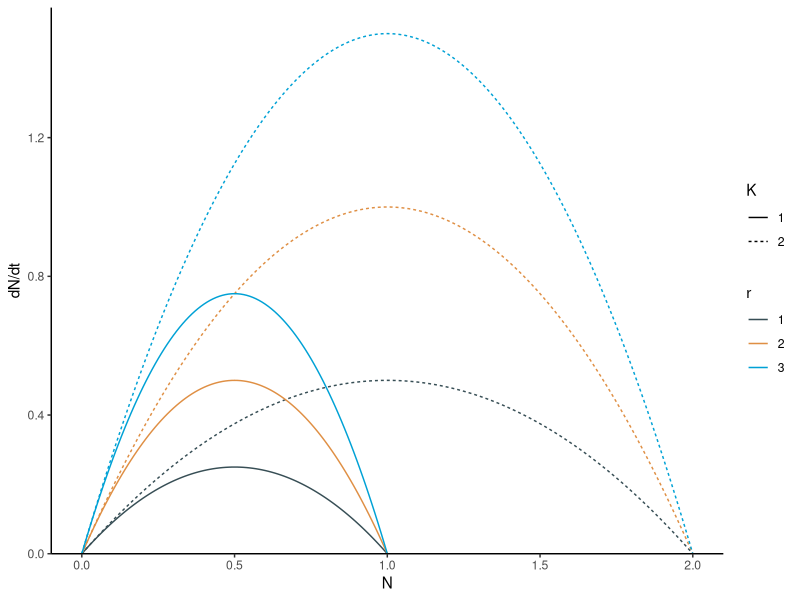
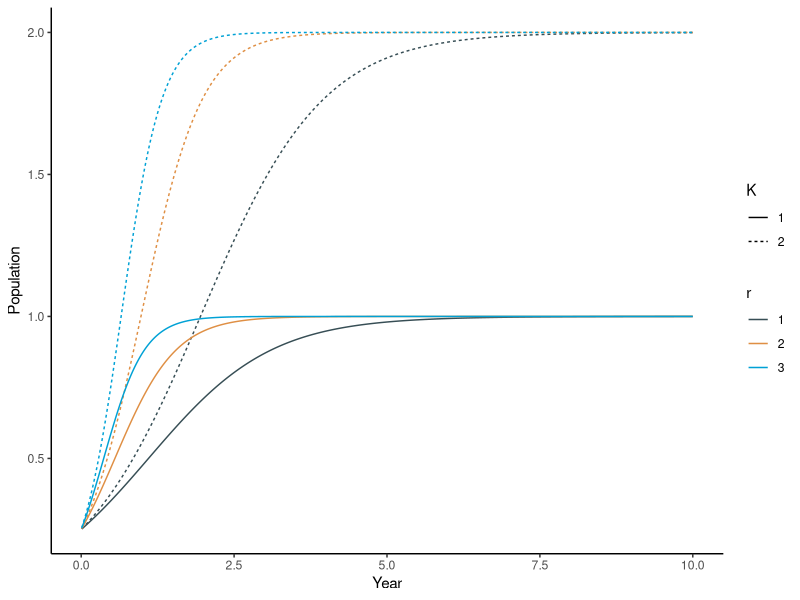
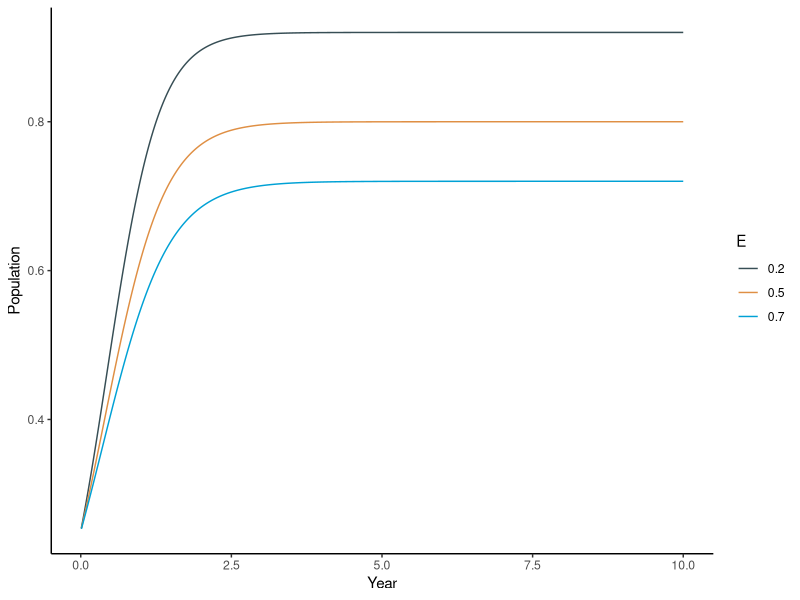
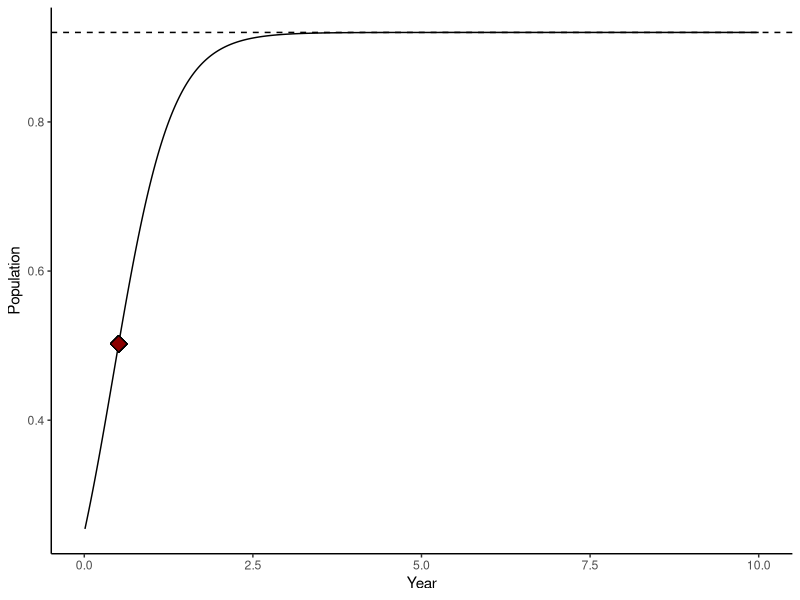
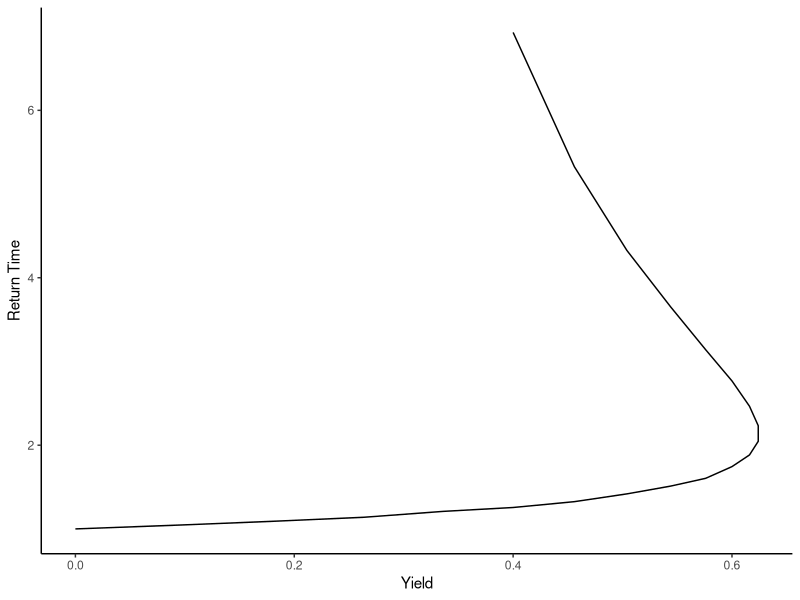
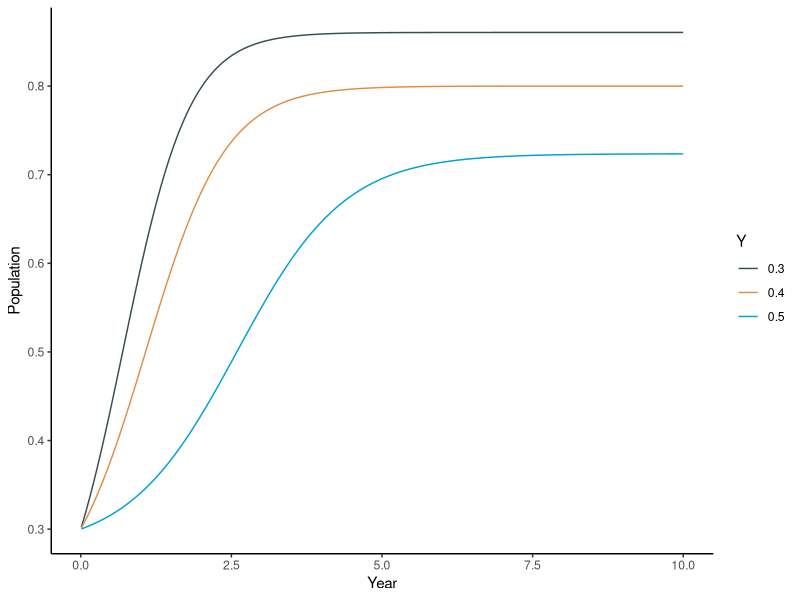
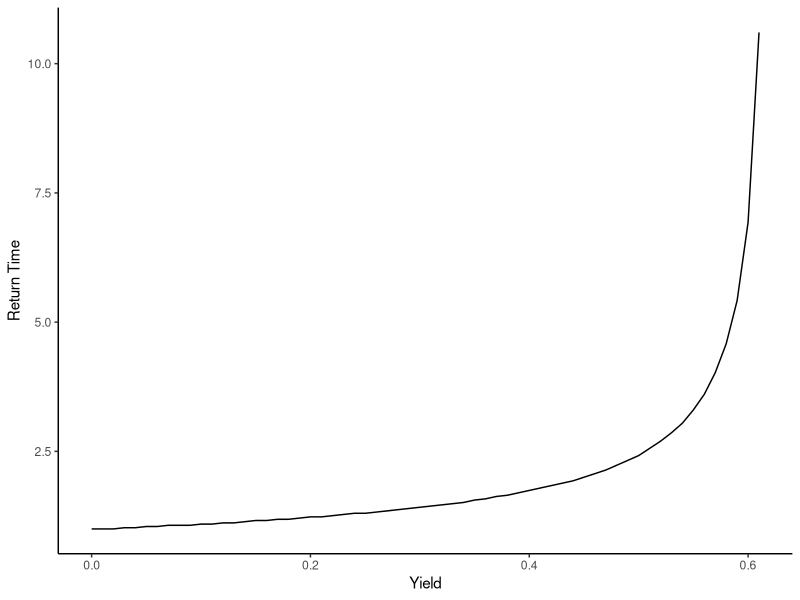
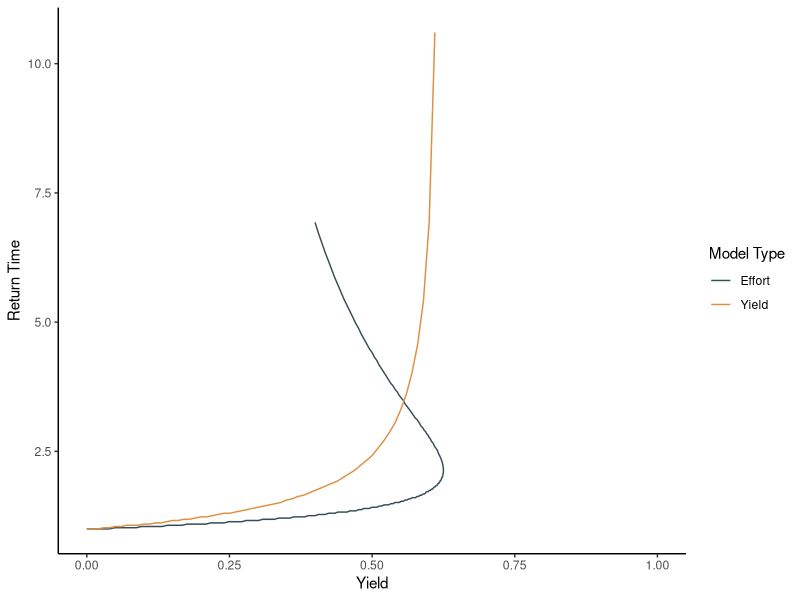

Here is the R script that generated these plots, in order:
## ---- chunk 1
knitr::opts_chunk$set(echo = TRUE)
library(bookdown)
## ---- chunk 2
#import packages
library(tidyverse) #for data wrangling
library(here) #for filepath management
library(ggsci) #for colors
library(scales) #for log axis breaks

#custom graphing theme
#including geoms to reduce repetition
theme <- list(
  theme_classic(),
  scale_color_jama(),
  scale_fill_jama(),
  theme(legend.position="right"),
  labs(x="Year",y="Population")
)

## ---- chunk 3
#function with some default parameters
dNdt_BM_logistic_CE <- function(N=0.25, r=2.5, K=1, E=0.5){
  
  #calculate dN_dt
  r * N * (1-(N/K))-(E*N)
  
}

## ---- chunk 4
#empty list to store results
result.list <- list()

#nested for loops
#range of r values
for (r in c(1,2,3)){
  
  #range of K values
  for (K in c(1,2)){
    
    for (N in seq(0,2,0.01)){
      
      
      #calculate dN/dt
      dN_dt <- dNdt_BM_logistic_CE(N=N, r=r, K=K, E=0)
      
      #dataframe to store results
      df <- data.frame(dN_dt=dN_dt, N=N, r=as.character(r), K=as.character(K))
      
      #store results 
      result.list <- append(result.list, list(df)) 
      
    } #N
  } #k
} #r

#compile results
result.df <- bind_rows(result.list) %>%
  filter(dN_dt>=0)

#plot
ggplot(result.df, aes(N, dN_dt, color=r, linetype=K))+
  theme+
  geom_line()+
  scale_y_continuous(expand=expansion(mult=c(0,0.05)))+
  labs(x="N", y="dN/dt")

## ---- chunk 5
#empty list to store results
result.list <- list()
#duration of iteration
dt <- 0.01

#nested for loops
#range of r values
for (r in c(1,2,3)){
  
  #range of K values
  for (K in c(1,2)){
    
    #reset N0
    N <- 0.25
    
    #iterate over 10 years (if dt is in units of years)
    for (t in c(1:(10/dt))){
      
      #calculate N
      N <- N + dt*dNdt_BM_logistic_CE(N=N, r=r, K=K, E=0)
      
      #dataframe to store results
      df <- data.frame(t=t*dt, N=N, r=as.character(r), K=as.character(K))
      
      #store results 
      result.list <- append(result.list, list(df)) 
       
    } #time
  } #k
} #r

#compile results
result.df <- bind_rows(result.list)

#plot
ggplot(result.df, aes(t, N, color=r, linetype=K))+
  theme+
  geom_line()

## ---- chunk 6
#make a function with some default parameters
f_sim_BM_logistic_CE <- function(N0=0.25, r=2.5, K=1, E=0.5, dt=0.01, duration=10){
  
  #empty list to store results
  result.v <- vector()
  
  #set initial population
  N <- N0
  
  #iterate
  for (t in c(1:(duration/dt))){
      
      #calculate N
      N <- N + dt*dNdt_BM_logistic_CE(N=N, r=r, K=K, E=E)
      
      #can't have a negative population!
      if (N<0){
        N <- 0
        }
      
      #dataframe to store results
      result.v <- c(result.v, N)
       
  }
  
  return(result.v)
}

result.list <- list()

for (E in c(0.2, 0.5, 0.7)){
  
  N.v <- f_sim_BM_logistic_CE(E=E)
  
  df <- data.frame(N = N.v,
                   E=as.character(E)) %>%
    mutate(t=row_number()*dt)
  
  result.list <- append(result.list, list(df)) 
  
}

result.df <- bind_rows(result.list)

#plot
ggplot(result.df, aes(t, N, color=E))+
  theme+
  geom_line()



## ---- chunk 7
#function to fine equilibroum population level
f_N_equil_E <- function(K=1,E=0.5,r=2.5){
  f_N_equil_E <- K * (1 - (E/r))
  
  #can't have a negative population!
  if (f_N_equil_E<0){
    f_N_equil_E <- 0
  }
  
  return(f_N_equil_E)
}

#function for single perturbation
return_time_CE <- function(dN=0.2, r=2.5, K=1, E=0.2){
  
  N_f_N_equil_E <- f_N_equil_E(K,E,r)
  N0 <- N_f_N_equil_E - dN
  v_N <- f_sim_BM_logistic_CE(N0=N0, r=r, K=K, E=E)
  
  #deal with the infinity issue
  #if the population has crashed, there is no return time
  if (v_N[1]>v_N[length(v_N)] | v_N[length(v_N)]==0){
    return_index <- NA
  } else {
    return_index <- min(which(abs(v_N - N_f_N_equil_E) < dN / exp(1)))
  }
  
  return(return_index) 
}

#plot of population over time
plot.df <- data.frame(N=f_sim_BM_logistic_CE(E=0.2)) %>%
  mutate(t=row_number()*dt)

#find return time
point <- c(return_time_CE(E=0.2)*dt,plot.df[return_time_CE(E=0.2),"N"])

#make the plot
ggplot(plot.df, aes(t, N))+
  theme+
  geom_line()+
  geom_point(x=point[1], y=point[2], shape=23, size=4, fill="darkred")+
  geom_hline(yintercept=f_N_equil_E(1,0.2,2.5), linetype="dashed")

## ---- chunk 8

#empty vectors to store results
rt.v <- vector()
yield.v <- vector()

#for loop
for (E in seq(0,2,0.1)){
  
  N_f_N_equil_E <- f_N_equil_E(E=E)
  rt <- return_time_CE(dN=0.1, E=E)*dt
  
  yield.v <- c(yield.v,N_f_N_equil_E*E)
  rt.v <- c(rt.v,rt)
}

result.df <- data.frame(rt=rt.v/rt.v[1], yield=yield.v)

ggplot(result.df, aes(yield,rt))+
  theme+
  geom_line(orientation = "y")+
  labs(x="Yield", y="Return Time")
  

## ---- chunk 9
#repeat everything for constant yield

#function for dN/dt
dNdt_BM_logistic_CY <- function(N=0.25, r=2.5, K=1, Y=0.1){
  
  #calculate dN_dt
  r * N * (1-(N/K))-Y
  
}

#logistic growth model
f_sim_BM_logistic_CY <- function(N0=0.25, r=2.5, K=1, Y=0.1, dt=0.01, duration=10){
  
  #empty list to store results
  result.v <- vector()
  
  #set initial population
  N <- N0
  
  #iterate
  for (t in c(1:(duration/dt))){
      
      #calculate N
      N <- N + dt*dNdt_BM_logistic_CY(N=N, r=r, K=K, Y=Y)
      
      #can't have a negative population!
      if (N<0){N <- 0}
      
      #dataframe to store results
      result.v <- c(result.v, N)
       
  }
  
  return(result.v)
}

#function to find equilibrium population level
f_N_equil_Y <- function(K=1,Y=0.1,r=2.5){
  
  #do this part separately to identify population crash
  intermediate <- 1-(4*Y)/(r*K)
  
  #fix the infinity issue
  if (intermediate<0){
    intermediate <- 0
  }
  
  N_equil <- K/2 * (1 + sqrt(intermediate))
  
  return(N_equil)
}

#function for single perturbation
return_time_CY <- function(dN=0.2, r=2.5, K=1, Y=1){
  
  N_f_N_equil_Y <- f_N_equil_Y(K=K,Y=Y,r=r)
  N0 <- N_f_N_equil_Y - dN
  v_N <- f_sim_BM_logistic_CY(N0=N0, r=r, K=K, Y=Y)
  
  #deal with the infinity issue
  #if the population does not approach equilibrium by the end of the simulation, return NA
  if (v_N[1]>v_N[length(v_N)] | v_N[length(v_N)]==0){
    return_index <- NA
  } else {
    return_index <- min(which(abs(v_N - N_f_N_equil_Y) < dN / exp(1)))
  }
  
  return(return_index)
}

#make a quick plot to see how population dynamics change with yield
result.list <- list()

#iterate over three values of y
for (Y in c(0.3, 0.4, 0.5)){
  
  N.v <- f_sim_BM_logistic_CY(N0=0.3, Y=Y)
  
  df <- data.frame(N = N.v,
                   Y=as.character(Y)) %>%
    mutate(t=row_number()*dt)
  
  result.list <- append(result.list, list(df)) 
  
}

result.df <- bind_rows(result.list)

#plot
ggplot(result.df, aes(t, N, color=Y))+
  theme+
  geom_line()

## ---- chunk 10

#empty vectors to store results
rt.v <- vector()
yield.v <- vector()

#for loop
for (Y in seq(0,1,0.01)){
  
  N_f_N_equil_Y <- f_N_equil_Y(Y=Y)
  rt <- return_time_CY(dN=0.1, Y=Y)
  
  yield.v <- c(yield.v,Y)
  rt.v <- c(rt.v,rt)
}

result.df <- data.frame(rt=rt.v/rt.v[1], yield=yield.v) %>%
  drop_na()

ggplot(result.df, aes(yield,rt))+
  theme+
  geom_line(orientation = "y")+
  labs(x="Yield", y="Return Time")

## ---- chunk 11

#wrap this in a function because we're going to do it again in task 10
model_return_time <- function(K=1,r=2.5){
  
  #empty list
  result.list <- list()
  
  for (type in c("Effort","Yield")){
    
    if (type == "Effort"){
      
        for (E in seq(0,2,0.01)){
    
        N_f_N_equil_E <- f_N_equil_E(K=K, r=r, E=E)
        rt <- return_time_CE(dN=0.1, K=K, r=r, E=E)*dt
        
        df <- data.frame(yield = N_f_N_equil_E*E,
                         return_time = rt,
                         type = type)
        
        result.list <- append(result.list, list(df))
            
      } #for Y
    } #if effort
    
    if (type == "Yield"){
      
      for (Y in seq(0,1,0.01)){
    
        N_f_N_equil_Y <- f_N_equil_Y(K=K, r=r, Y=Y)
        rt <- return_time_CY(dN=0.1, K=K, r=r, Y=Y)
        
        df <- data.frame(yield = Y,
                         return_time = rt,
                         type = type)
        
        result.list <- append(result.list, list(df))
        
      } #for Y
    } #if yield
  } #for type
  
  #compile dataframe
  result.df <- bind_rows(result.list)
  
  #normalize effort and yield return times
  effort.v <- result.df %>%
    filter(type=="Effort") %>%
    pull(return_time)
  
  effort.v <- effort.v/effort.v[1]
  
  yield.v <- result.df %>%
    filter(type=="Yield") %>%
    pull(return_time)
  
  yield.v <- yield.v/yield.v[1]
  
  #add normalized return times
  plot.df <- result.df %>%
    mutate(norm_rt = c(effort.v,yield.v))
  
  return(plot.df)

}

plot.df <- model_return_time()

#plot return time
ggplot(plot.df, aes(yield, norm_rt, color=type))+
  theme+
  geom_line(orientation = "y")+
  labs(x="Yield", y="Return Time", color="Model Type")

## ---- chunk 12

result.list <- list()

for (r in c(0.5,1,1.5)){
  
  #I can't stand this infinity error anymore. My code works.
  suppressWarnings(
     df <- model_return_time(K=K,r=r) %>%
       mutate(K=as.character(K),
              r=as.character(r)) 
  )
  
  result.list <- append(result.list, list(df))
  
} #for r

result.df <- bind_rows(result.list) %>%
  filter(is.finite(norm_rt),
         yield>0)

#plot return time
ggplot(result.df, aes(yield, norm_rt, linetype=type, color=r))+
  theme+
  geom_line(orientation = "y")+
  labs(x="Yield", y="Return Time", linetype="Model Type")

## ---- chunk 13
